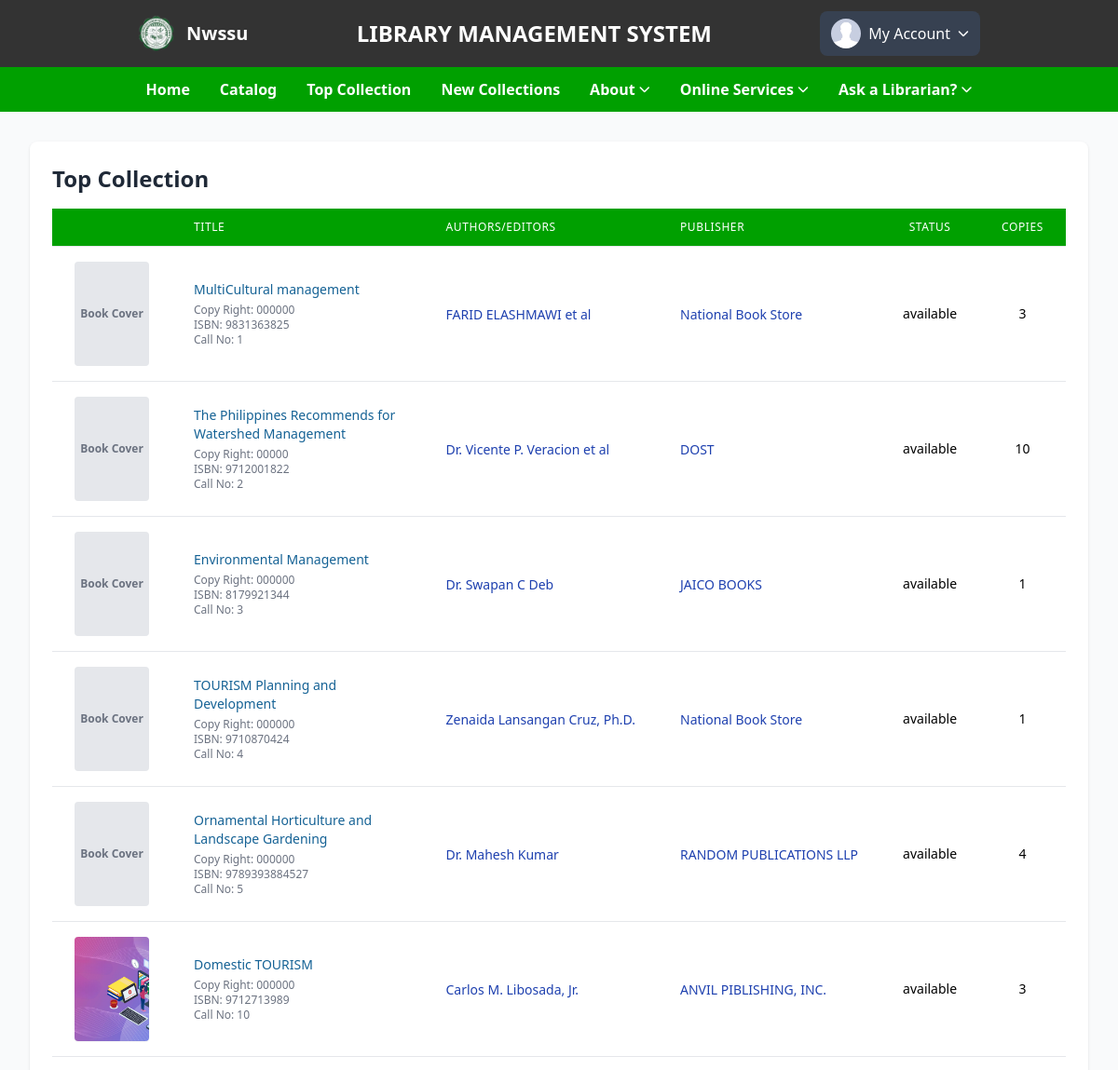
/student/topcollect.php (signed in, upper part), run on an earlier commit of the app's database.
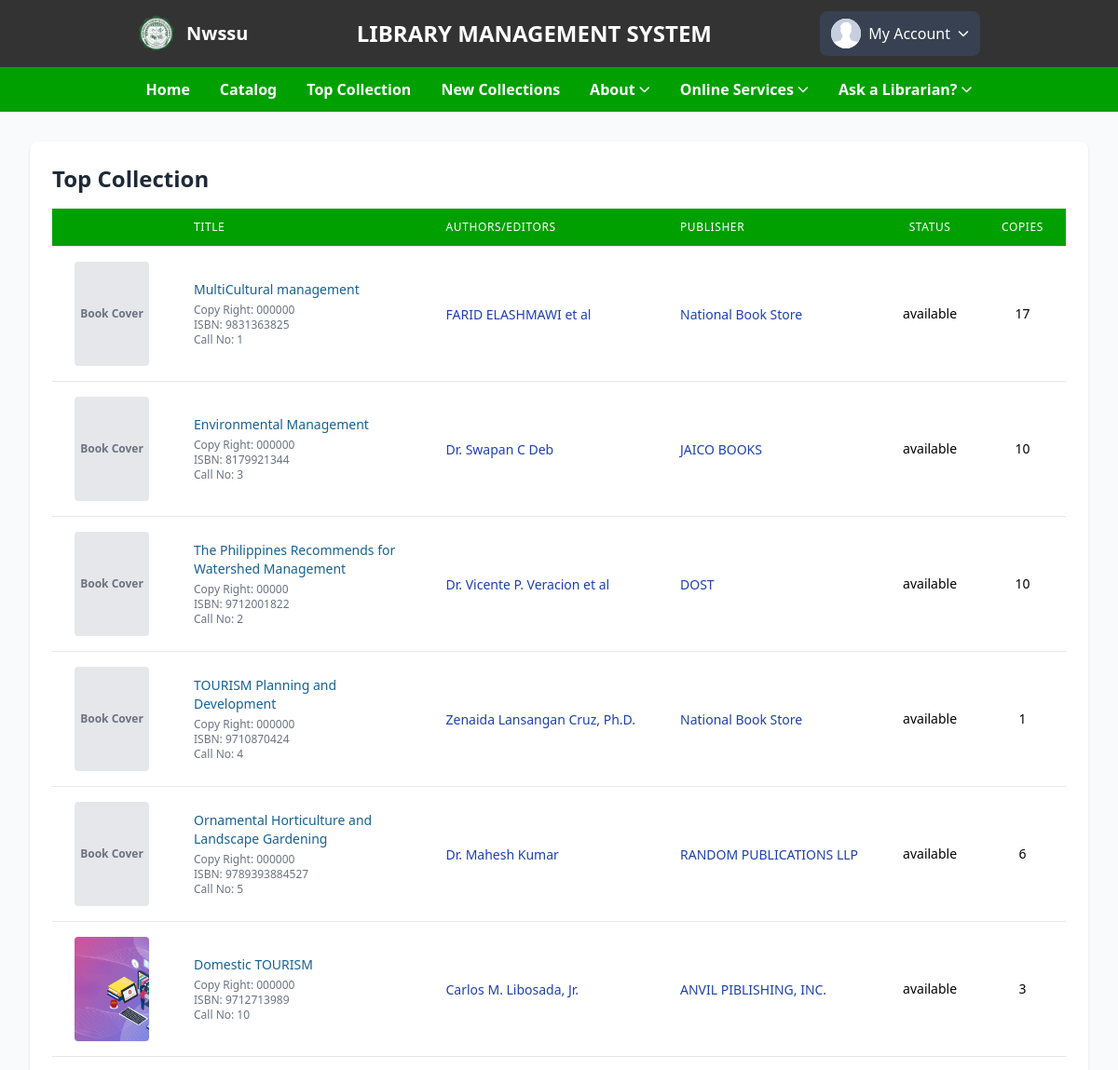
And on a later commit of the database.
### tables this page shows
CREATE TABLE `books` (
  `id` int(100) NOT NULL,
  `material_type` varchar(250) NOT NULL,
  `sub_type` varchar(250) NOT NULL,
  `category` varchar(250) NOT NULL,
  `title` varchar(500) NOT NULL,
  `author` varchar(500) NOT NULL,
  `publisher` varchar(500) NOT NULL,
  `status` varchar(100) NOT NULL,
  `subject` varchar(250) NOT NULL,
  `content` varchar(5000) NOT NULL,
  `summary` varchar(5000) NOT NULL,
  `issn` varchar(250) NOT NULL,
  `call_no` varchar(250) NOT NULL,
  `ISBN` varchar(250) NOT NULL,
  `copyright` varchar(250) NOT NULL,
  `page_number` int(250) NOT NULL,
  `edition` varchar(250) NOT NULL,
  `copies` int(250) NOT NULL,
  `date_acquired` varchar(250) NOT NULL,
  `books_image` varchar(400) DEFAULT NULL,
  `catalog_date` varchar(50) NOT NULL
);

### student/topcollect.php (the view, shortened to what the changed rows need)
<?php
include '../student/side_navbars.php';
try {
    $conn = new PDO("mysql:host=$db_host;dbname=$db_name", $user_name, $user_password);
    $conn->setAttribute(PDO::ATTR_ERRMODE, PDO::ERRMODE_EXCEPTION);
} catch (PDOException $e) {
    die("Connection failed: " . $e->getMessage());
}
$limit = 10;
$page = isset($_GET['page']) ? (int)$_GET['page'] : 1;
$offset = ($page - 1) * $limit;
try {
    $stmt = $conn->prepare("
        SELECT b.id, b.title, b.books_image, b.status, b.copies, b.copyright, b.material_type, b.category, b.publisher, b.author, b.ISBN,
               COUNT(rb.book_id) AS reservation_count
        FROM books b
        LEFT JOIN reserve_books rb ON b.id = rb.book_id
        GROUP BY b.id, b.title, b.books_image, b.status, b.copies, b.copyright, b.publisher, b.author, b.ISBN
        ORDER BY reservation_count DESC
        LIMIT :limit OFFSET :offset
    ");
    $stmt->bindParam(':limit', $limit, PDO::PARAM_INT);
    $stmt->bindParam(':offset', $offset, PDO::PARAM_INT);
    $stmt->execute();
    $books = $stmt->fetchAll(PDO::FETCH_ASSOC);
} catch (PDOException $e) {
    echo "Error: " . $e->getMessage();
    exit();
}
?>
<!DOCTYPE html>
<html lang="en">
<head>
    <script src="https://cdn.tailwindcss.com"></script>
    <link rel="stylesheet" href="https://cdn.jsdelivr.net/npm/bootstrap-icons@1.11.1/font/bootstrap-icons.css">
</head>
<body class="bg-gray-50">
    <div class="max-w-7xl mx-auto px-4 sm:px-6 lg:px-8 py-8">
        <div class="bg-white rounded-lg shadow overflow-hidden">
            <div class="p-4 sm:p-6">
                <div class="flex justify-between items-center mb-4">
                    <h2 class="text-xl sm:text-2xl font-bold text-gray-800">Top Collection</h2>
                </div>
                <div class="overflow-x-auto">
                    <table class="min-w-full divide-y divide-gray-200 hidden md:table">
                        <thead class="bg-primary">
                            <tr>
                                <th scope="col" class="px-6 py-3 text-left text-xs font-medium text-white uppercase tracking-wider"></th>
                                <th scope="col" class="px-6 py-3 text-left text-xs font-medium text-white uppercase tracking-wider">Title</th>
                                <th scope="col" class="px-6 py-3 text-left text-xs font-medium text-white uppercase tracking-wider">Authors/Editors</th>
                                <th scope="col" class="px-6 py-3 text-left text-xs font-medium text-white uppercase tracking-wider">Publisher</th>
                                <th scope="col" class="px-6 py-3 text-center text-xs font-medium text-white uppercase tracking-wider">Status</th>
                                <th scope="col" class="px-6 py-3 text-center text-xs font-medium text-white uppercase tracking-wider">Copies</th>
                            </tr>
                        </thead>
                        <tbody class="bg-white divide-y divide-gray-200" id="bookTable">
                            <?php if (empty($books)): ?>
                                <tr>
                                    <td colspan="7" class="px-6 py-4 text-center text-sm text-gray-500">No books found</td>
                                </tr>
                            <?php else: ?>
                                <?php foreach ($books as $book): ?>
                                    <tr class="hover:bg-gray-50">
                                        <td class="px-6 py-4 whitespace-nowrap">
                                            <div class="flex justify-center items-center h-28">
                                                <?php if (!empty($book['books_image'])): ?>
                                                    <img src="./uploaded_file/<?php echo htmlspecialchars($book['books_image']); ?>" alt="Book Cover" class="h-28 w-20 object-cover rounded shadow-sm">
                                                <?php else: ?>
                                                    <div class="h-28 w-20 bg-gray-200 rounded flex items-center justify-center text-gray-500">
                                                        <span class="text-xs font-bold">Book Cover</span>
                                                    </div>
                                                <?php endif; ?>
                                            </div>
                                        </td>
                                        <td class="px-6 py-4">
                                            <div class="text-sm">
                                                <a href="./books?id=<?php echo urlencode($book['id']); ?>" class="text-[#156295] hover:text-blue-800 hover:underline font-medium book-link"
                                                    data-title="<?php echo htmlspecialchars($book['title']); ?>">
                                                    <?php echo htmlspecialchars($book['title']); ?>
                                                </a>
                                                <div class="text-gray-500 text-xs mt-1">
                                                    <p>Copy Right: <?php echo htmlspecialchars($book['copyright']); ?></p>
                                                    <p>ISBN: <?php echo htmlspecialchars($book['ISBN']); ?></p>
                                                    <p>Call No: <?php echo htmlspecialchars($book['id']); ?></p>
                                                </div>
                                            </div>
                                        </td>
                                        <td class="px-6 py-4 whitespace-nowrap">
                                            <a href="./author?author=<?php echo urlencode($book['author']); ?>" class="text-blue-800 hover:text-blue-800 text-sm">
                                                <?php echo htmlspecialchars($book['author']); ?>
                                            </a>
                                        </td>
                                        <td class="px-6 py-4 whitespace-nowrap">
                                            <a href="./publisher?publisher=<?php echo urlencode($book['publisher']); ?>" class="text-blue-800 hover:text-blue-800 text-sm">
                                                <?php echo htmlspecialchars($book['publisher']); ?>
                                            </a>
                                        </td>
                                        <td class="px-6 py-4 whitespace-nowrap text-center text-sm">
                                            <?php echo htmlspecialchars($book['status']); ?>
                                        </td>
                                        <td class="px-6 py-4 whitespace-nowrap text-center text-sm">
                                            <?php echo htmlspecialchars($book['copies']); ?>
                                        </td>
                                    </tr>
                                <?php endforeach; ?>
                            <?php endif; ?>
                        </tbody>
                    </table>
                </div>
            </div>
        </div>
    </div>
    <?php include '../student/footer.php'; ?>
</body>
</html>

What changed in the data, as far as the page shows it:
changed books "MultiCultural management": copies "3" → "17"
changed books "Environmental Management": copies "1" → "10"; moves up the list
changed books "Ornamental Horticulture and Landscape Gardening": copies "4" → "6"
